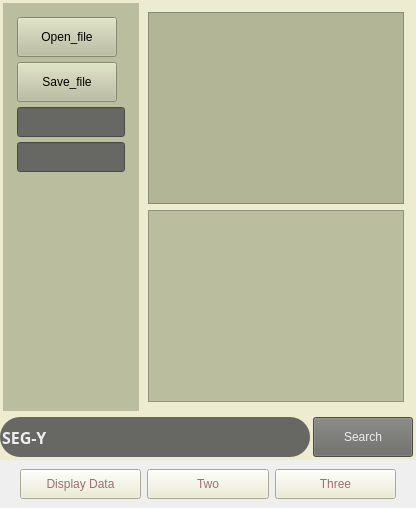
                 <widget class="QWidget" name="page_1">
                  <layout class="QVBoxLayout" name="verticalLayout_6">
                   <property name="spacing">
                    <number>0</number>
                   </property>
                   <property name="leftMargin">
                    <number>0</number>
                   </property>
                   <property name="topMargin">
                    <number>0</number>
                   </property>
                   <property name="rightMargin">
                    <number>0</number>
                   </property>
                   <property name="bottomMargin">
                    <number>0</number>
                   </property>
                   <item>
                    <widget class="QWidget" name="widget_3" native="true">
                     <property name="styleSheet">
                      <string notr="true">background-color: rgb(237, 236, 208);</string>
                     </property>
                     <layout class="QVBoxLayout" name="verticalLayout_9">
                      <property name="spacing">
                       <number>0</number>
                      </property>
                      <property name="leftMargin">
                       <number>0</number>
                      </property>
                      <property name="topMargin">
                       <number>0</number>
                      </property>
                      <property name="rightMargin">
                       <number>0</number>
                      </property>
                      <property name="bottomMargin">
                       <number>0</number>
                      </property>
                      <item>
                       <layout class="QVBoxLayout" name="verticalLayout_8">
                        <item>
                         <widget class="QWidget" name="widget_5" native="true">
                          <property name="minimumSize">
                           <size>
                            <width>0</width>
                            <height>200</height>
                           </size>
                          </property>
                          <layout class="QVBoxLayout" name="verticalLayout_10">
                           <property name="spacing">
                            <number>3</number>
                           </property>
                           <property name="leftMargin">
                            <number>3</number>
                           </property>
                           <property name="topMargin">
                            <number>3</number>
                           </property>
                           <property name="rightMargin">
                            <number>3</number>
                           </property>
                           <property name="bottomMargin">
                            <number>3</number>
                           </property>
                           <item>
                            <layout class="QHBoxLayout" name="horizontalLayout_7">
                             <property name="spacing">
                              <number>0</number>
                             </property>
                             <item>
                              <widget class="QWidget" name="widget_6" native="true">
                               <property name="layoutDirection">
                                <enum>Qt::LeftToRight</enum>
                               </property>
                               <layout class="QHBoxLayout" name="horizontalLayout_8">
                                <property name="spacing">
                                 <number>0</number>
                                </property>
                                <property name="leftMargin">
                                 <number>0</number>
                                </property>
                                <property name="topMargin">
                                 <number>0</number>
                                </property>
                                <property name="rightMargin">
                                 <number>0</number>
                                </property>
                                <property name="bottomMargin">
                                 <number>0</number>
                                </property>
                                <item>
                                 <widget class="QWidget" name="widget_8" native="true">
                                  <property name="maximumSize">
                                   <size>
                                    <width>200</width>
                                    <height>16777215</height>
                                   </size>
                                  </property>
                                  <property name="styleSheet">
                                   <string notr="true">background-color: rgb(186, 190, 158);</string>
                                  </property>
                                  <layout class="QVBoxLayout" name="verticalLayout_13">
                                   <property name="leftMargin">
                                    <number>9</number>
                                   </property>
                                   <item>
                                    <layout class="QVBoxLayout" name="verticalLayout_11">
                                     <property name="spacing">
                                      <number>5</number>
                                     </property>
                                     <property name="leftMargin">
                                      <number>5</number>
                                     </property>
                                     <property name="topMargin">
                                      <number>5</number>
                                     </property>
                                     <property name="rightMargin">
                                      <number>5</number>
                                     </property>
                                     <property name="bottomMargin">
                                      <number>6</number>
                                     </property>
                                     <item>
                                      <widget class="QPushButton" name="Page1_openfile">
                                       <property name="minimumSize">
                                        <size>
                                         <width>0</width>
                                         <height>40</height>
                                        </size>
                                       </property>
                                       <property name="maximumSize">
                                        <size>
                                         <width>100</width>
                                         <height>16777215</height>
                                        </size>
                                       </property>
                                       <property name="styleSheet">
                                        <string notr="true">#Page1_openfile{color: rgb(237, 236, 208);background-color: rgb(103, 104, 99);border-radius:10px;}
#Page1_openfile:hover{background-color: rgb(103, 104, 99);}
#Page1_openfile:pressed{padding-top:5px;padding-left:5px;}
</string>
                                       </property>
                                       <property name="text">
                                        <string>Open_file</string>
                                       </property>
                                      </widget>
                                     </item>
                                     <item>
                                      <widget class="QPushButton" name="Page1_savefile">
                                       <property name="minimumSize">
                                        <size>
                                         <width>0</width>
                                         <height>40</height>
                                        </size>
                                       </property>
                                       <property name="maximumSize">
                                        <size>
                                         <width>100</width>
                                         <height>16777215</height>
                                        </size>
                                       </property>
                                       <property name="styleSheet">
                                        <string notr="true">#Page1_savefile{color: rgb(237, 236, 208);background-color: rgb(103, 104, 99);border-radius:10px;}
#Page1_savefile:hover{background-color: rgb(103, 104, 99);}
#Page1_savefile:pressed{padding-top:5px;padding-left:5px;}</string>
                                       </property>
                                       <property name="text">
                                        <string>Save_file</string>
                                       </property>
                                      </widget>
                                     </item>
                                     <item>
                                      <widget class="QLineEdit" name="line_path">
                                       <property name="minimumSize">
                                        <size>
                                         <width>0</width>
                                         <height>30</height>
                                        </size>
                                       </property>
                                       <property name="maximumSize">
                                        <size>
                                         <width>200</width>
                                         <height>16777215</height>
                                        </size>
                                       </property>
                                       <property name="styleSheet">
                                        <string notr="true">background-color: rgb(103, 104, 99);</string>
                                       </property>
                                      </widget>
                                     </item>
                                     <item>
                                      <widget class="QLineEdit" name="line_path2">
                                       <property name="minimumSize">
                                        <size>
                                         <width>0</width>
                                         <height>30</height>
                                        </size>
                                       </property>
                                       <property name="maximumSize">
                                        <size>
                                         <width>200</width>
                                         <height>16777215</height>
                                        </size>
                                       </property>
                                       <property name="styleSheet">
                                        <string notr="true">background-color: rgb(103, 104, 99);</string>
                                       </property>
                                      </widget>
                                     </item>
                                    </layout>
                                   </item>
                                   <item>
                                    <widget class="QWidget" name="widget_12" native="true">
                                     <layout class="QHBoxLayout" name="horizontalLayout_9"/>
                                    </widget>
                                   </item>
                                  </layout>
                                 </widget>
                                </item>
                                <item>
                                 <widget class="QWidget" name="widget_9" native="true">
                                  <property name="styleSheet">
                                   <string notr="true">background-color: rgb(237, 236, 208);</string>
                                  </property>
                                  <layout class="QVBoxLayout" name="verticalLayout_12">
                                   <item>
                                    <widget class="QPlainTextEdit" name="plainTextEdit">
                                     <property name="styleSheet">
                                      <string notr="true">background-color: rgb(178, 182, 151);</string>
                                     </property>
                                    </widget>
                                   </item>
                                   <item>
                                    <widget class="QPlainTextEdit" name="plainTextEdit_2">
                                     <property name="styleSheet">
                                      <string notr="true">background-color: rgb(186, 190, 158);</string>
                                     </property>
                                    </widget>
                                   </item>
                                  </layout>
                                 </widget>
                                </item>
                               </layout>
                              </widget>
                             </item>
                            </layout>
                           </item>
                          </layout>
                         </widget>
                        </item>
                        <item>
                         <layout class="QHBoxLayout" name="horizontalLayout_6">
                          <property name="spacing">
                           <number>3</number>
                          </property>
                          <property name="topMargin">
                           <number>3</number>
                          </property>
                          <property name="rightMargin">
                           <number>3</number>
                          </property>
                          <property name="bottomMargin">
                           <number>3</number>
                          </property>
                          <item>
                           <widget class="QLineEdit" name="Search_con">
                            <property name="minimumSize">
                             <size>
                              <width>0</width>
                              <height>40</height>
                             </size>
                            </property>
                            <property name="maximumSize">
                             <size>
                              <width>16777215</width>
                              <height>16777215</height>
                             </size>
                            </property>
                            <property name="font">
                             <font>
                              <family>Yu Gothic UI Semilight</family>
                              <pointsize>12</pointsize>
                              <bold>true</bold>
                              <underline>false</underline>
                             </font>
                            </property>
                            <property name="styleSheet">
                             <string notr="true">background-color: rgb(103, 104, 99);
border-radius:20px;
color: rgb(237, 237, 239);</string>
                            </property>
                            <property name="inputMask">
                             <string/>
                            </property>
                            <property name="text">
                             <string>SEG-Y</string>
                            </property>
                            <property name="cursorPosition">
                             <number>5</number>
                            </property>
                            <property name="alignment">
                             <set>Qt::AlignLeading|Qt::AlignLeft|Qt::AlignVCenter</set>
                            </property>
                            <property name="dragEnabled">
                             <bool>false</bool>
                            </property>
                           </widget>
                          </item>
                          <item>
                           <widget class="QPushButton" name="Search_but">
                            <property name="minimumSize">
                             <size>
                              <width>100</width>
                              <height>40</height>
                             </size>
                            </property>
                            <property name="styleSheet">
                             <string notr="true">#Search_but{color: rgb(237, 237, 239);background-color: rgb(103, 104, 99);}
#Search_but:hover{color: rgb(103, 104, 99);background-color: rgb(214, 182, 171);}


#Search_but:pressed{padding-top:5px;padding-left:5px;}</string>
                            </property>
                            <property name="text">
                             <string>Search</string>
                            </property>
                           </widget>
                          </item>
                         </layout>
                        </item>
                       </layout>
                      </item>
                     </layout>
                    </widget>
                   </item>
                   <item>
                    <widget class="QWidget" name="widget_4" native="true">
                     <property name="minimumSize">
                      <size>
                       <width>0</width>
                       <height>0</height>
                      </size>
                     </property>
                     <property name="maximumSize">
                      <size>
                       <width>16777215</width>
                       <height>60</height>
                      </size>
                     </property>
                     <property name="styleSheet">
                      <string notr="true"/>
                     </property>
                     <layout class="QHBoxLayout" name="horizontalLayout_5">
                      <property name="leftMargin">
                       <number>20</number>
                      </property>
                      <property name="rightMargin">
                       <number>20</number>
                      </property>
                      <item>
                       <widget class="QPushButton" name="Page1_but1">
                        <property name="minimumSize">
                         <size>
                          <width>0</width>
                          <height>30</height>
                         </size>
                        </property>
                        <property name="maximumSize">
                         <size>
                          <width>300</width>
                          <height>50</height>
                         </size>
                        </property>
                        <property name="styleSheet">
                         <string notr="true">#Page1_but1{color: rgb(153, 113, 113);background-color: rgb(237, 236, 208);}
#Page1_but1:hover{background-color: rgb(220, 227, 235);}
#Page1_but1:pressed{padding-top:5px;padding-left:5px;}







</string>
                        </property>
                        <property name="text">
                         <string>Display Data</string>
                        </property>
                       </widget>
                      </item>
                      <item>
                       <widget class="QPushButton" name="Page1_but2">
                        <property name="minimumSize">
                         <size>
                          <width>0</width>
                          <height>30</height>
                         </size>
                        </property>
                        <property name="maximumSize">
                         <size>
                          <width>300</width>
                          <height>50</height>
                         </size>
                        </property>
                        <property name="styleSheet">
                         <string notr="true">#Page1_but2{color: rgb(153, 113, 113);background-color: rgb(237, 236, 208);}
#Page1_but2:hover{background-color: rgb(220, 227, 235);}
#Page1_but2:pressed{padding-top:5px;padding-left:5px;}




</string>
                        </property>
                        <property name="text">
                         <string>Two</string>
                        </property>
                       </widget>
                      </item>
                      <item>
                       <widget class="QPushButton" name="Page1_but3">
                        <property name="minimumSize">
                         <size>
                          <width>0</width>
                          <height>30</height>
                         </size>
                        </property>
                        <property name="maximumSize">
                         <size>
                          <width>300</width>
                          <height>50</height>
                         </size>
                        </property>
                        <property name="styleSheet">
                         <string notr="true">#Page1_but3{color: rgb(153, 113, 113);background-color: rgb(237, 236, 208);}
#Page1_but3:hover{background-color: rgb(220, 227, 235);}
#Page1_but3:pressed{padding-top:5px;padding-left:5px;}
</string>
                        </property>
                        <property name="text">
                         <string>Three</string>
                        </property>
                       </widget>
                      </item>
                     </layout>
                    </widget>
                   </item>
                  </layout>
                 </widget>
